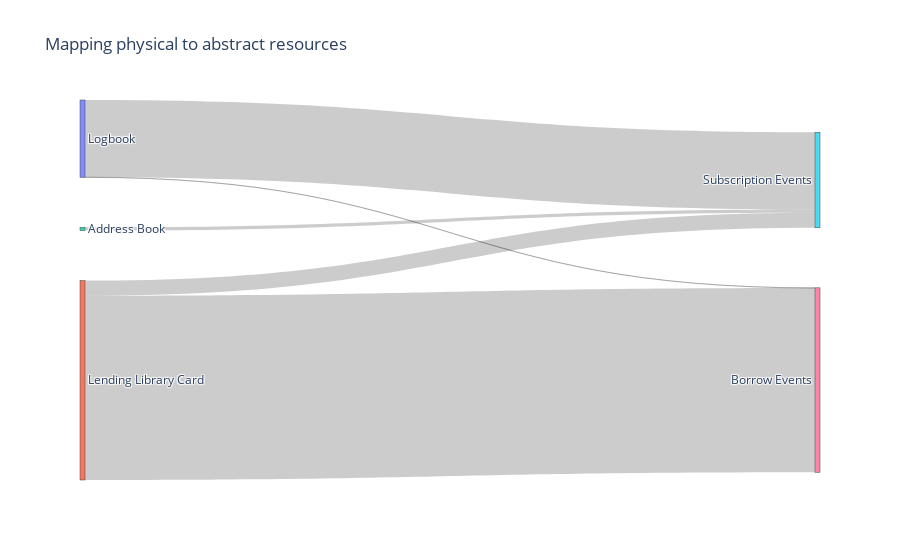

This figure's notebook cell:
### Code cell
def get_semicolon_counts(series):
    counts = {}
    extended_list = [v for l in series.str.split(';').to_list() for v in l]
    for value in extended_list:
        counts[value] = counts.get(value, 0) + 1
    return counts

subscription_counts = get_semicolon_counts(subscription_events['source_type'])
borrow_counts = get_semicolon_counts(borrow_events['source_type'])

label = ['Logbook', 'Lending Library Card', 'Address Book',
         'Addresses', 'People', 'Subscription Events', 'Borrow Events']

pairs = []

for physical_resource, value in subscription_counts.items():
    pairs.append([physical_resource, 'Subscription Events', value])

for physical_resource, value in borrow_counts.items():
    pairs.append([physical_resource, 'Borrow Events', value])
    
source = [label.index(v[0]) for v in pairs]
target = [label.index(v[1]) for v in pairs]
value = [v[2] for v in pairs]
link = dict(source=source, target=target, value=value)
node = dict(label=label, pad=50, thickness=5)
data = go.Sankey(link=link, node=node)
fig = go.Figure(data)
fig.update_layout(title={
        'text': 'Mapping physical to abstract resources'
    }
)
fig.show()

### Figure 1 — Plotly figure (JSON) as saved in the notebook; plotly's stock layout.template omitted (floating-point values rounded to 4 significant figures)
{"data": [{"link": {"source": [0, 2, 1, 1, 0], "target": [5, 5, 5, 6, 6], "value": [8830, 369, 1733, 21083, 21]}, "node": {"label": ["Logbook", "Lending Library Card", "Address Book", "Addresses", "People", "Subscription Events", "Borrow Events"], "pad": 50, "thickness": 5}, "type": "sankey"}], "layout": {"title": {"text": "Mapping physical to abstract resources"}}}
